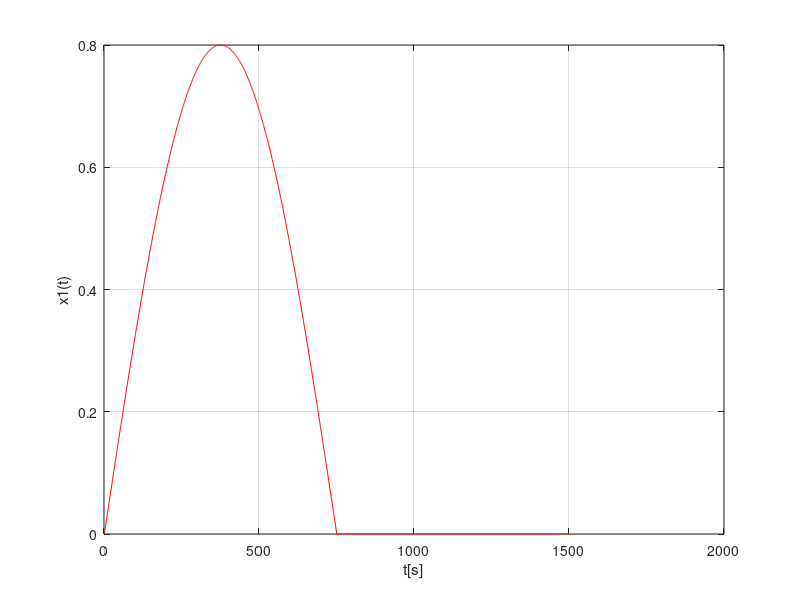

Here is the MATLAB script that generated this plot:
%Tema_de_casa_e4_Ene_Maria-Georgiana
%Tema_de_casa_e4_Ene_Maria-Georgiana
T=3;
f=1/T;
A=0.8;
w=2*pi*f;
t=0:0.002:3;
figure(1)
x1=A*sin(w*t); %semnalul initial (neredresat)
x=x1.*(x1>0);
plot(x,'r');   % se afiseaza grafic semnalul rederesat mono-alternanta
grid;
xlabel('t[s]'); ylabel('x1(t)');